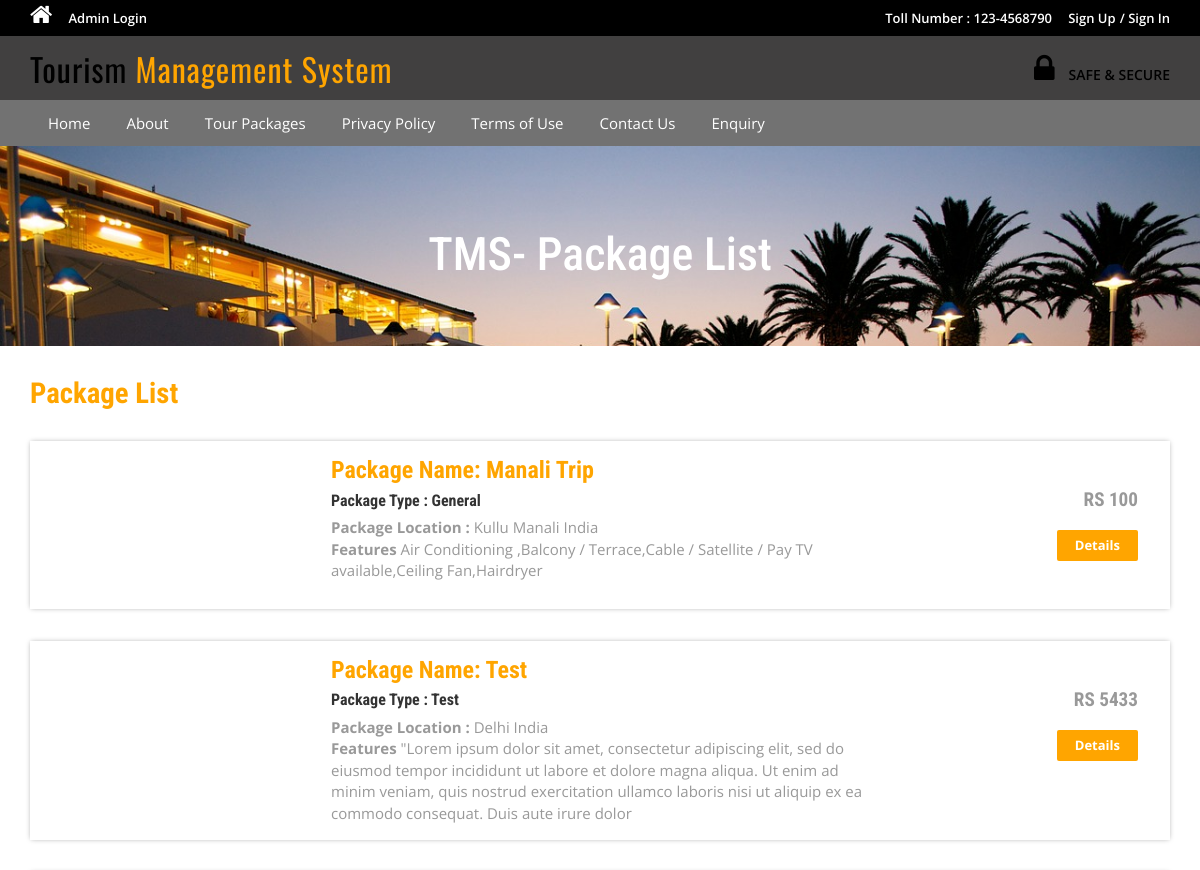
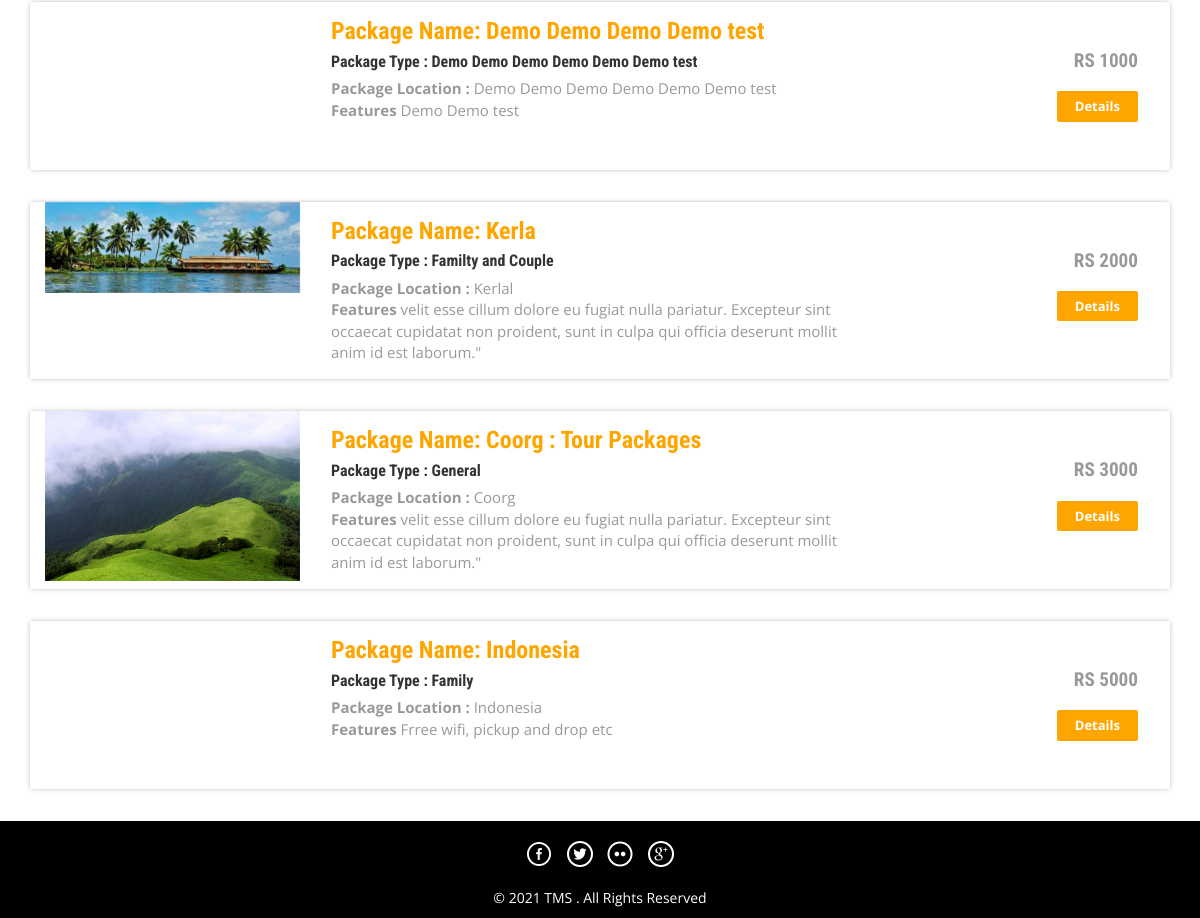
The app's page /package-list.php with its own data (2 pictures, top to bottom).
### tables this page shows
CREATE TABLE `tbltourpackages` (
  `PackageId` int(11) NOT NULL,
  `PackageName` varchar(200) DEFAULT NULL,
  `PackageType` varchar(150) DEFAULT NULL,
  `PackageLocation` varchar(100) DEFAULT NULL,
  `PackagePrice` int(11) DEFAULT NULL,
  `PackageFetures` varchar(255) DEFAULT NULL,
  `PackageDetails` mediumtext DEFAULT NULL,
  `PackageImage` varchar(100) DEFAULT NULL,
  `Creationdate` timestamp NULL DEFAULT current_timestamp(),
  `UpdationDate` timestamp NULL DEFAULT NULL ON UPDATE current_timestamp()
);

### package-list.php (the view, shortened to what this page needs)
<?php
include('includes/config.php');
?>
<!DOCTYPE HTML>
<html>
<head>
<link href="css/bootstrap.css" rel='stylesheet' type='text/css' />
<link href="css/style.css" rel='stylesheet' type='text/css' />
<link href="css/font-awesome.css" rel="stylesheet">
<link href="css/animate.css" rel="stylesheet" type="text/css" media="all">
</head>
<body>
<?php include('includes/header.php');?>
<div class="slider-3">
	<div class="container">
		<h1 class="wow zoomIn animated animated" data-wow-delay=".5s" style="visibility: visible; animation-delay: 0.5s; animation-name: zoomIn;"> TMS- Package List</h1>
	</div>
</div>
<div class="rooms">
	<div class="container">
		<div class="room-bottom">
			<h3>Package List</h3>
<?php $sql = "SELECT * from tbltourpackages";
$query = $dbh->prepare($sql);
$query->execute();
$results=$query->fetchAll(PDO::FETCH_OBJ);
if($query->rowCount() > 0)
{
foreach($results as $result)
{	?>
			<div class="rom-btm">
				<div class="col-md-3 room-left wow fadeInLeft animated" data-wow-delay=".5s">
					<img src="admin/pacakgeimages/<?php echo htmlentities($result->PackageImage);?>" class="img-responsive" alt="">
				</div>
				<div class="col-md-6 room-midle wow fadeInUp animated" data-wow-delay=".5s">
					<h4>Package Name: <?php echo htmlentities($result->PackageName);?></h4>
					<h6>Package Type : <?php echo htmlentities($result->PackageType);?></h6>
					<p><b>Package Location :</b> <?php echo htmlentities($result->PackageLocation);?></p>
					<p><b>Features</b> <?php echo htmlentities($result->PackageFetures);?></p>
				</div>
				<div class="col-md-3 room-right wow fadeInRight animated" data-wow-delay=".5s">
					<h5>RS <?php echo htmlentities($result->PackagePrice);?></h5>
					<a href="package-details.php?pkgid=<?php echo htmlentities($result->PackageId);?>" class="view">Details</a>
				</div>
				<div class="clearfix"></div>
			</div>
<?php }} ?>
		</div>
	</div>
</div>
<?php include('includes/footer.php');?>
</body>
</html>

### includes/header.php (shortened to what this page needs)
<?php if($_SESSION['login'])
{?>
<div class="top-header">
	<div class="container">
		<ul class="tp-hd-lft wow fadeInLeft animated" data-wow-delay=".5s">
			<li class="hm"><a href="index.html"><i class="fa fa-home"></i></a></li>
			<li class="prnt"><a href="profile.php">My Profile</a></li>
				<li class="prnt"><a href="change-password.php">Change Password</a></li>
			<li class="prnt"><a href="tour-history.php">My Tour History</a></li>
			<li class="prnt"><a href="issuetickets.php">Issue Tickets</a></li>
		</ul>
		<ul class="tp-hd-rgt wow fadeInRight animated" data-wow-delay=".5s">
			<li class="tol">Welcome :</li>
			<li class="sig"><?php echo htmlentities($_SESSION['login']);?></li>
			<li class="sigi"><a href="logout.php" >/ Logout</a></li>
        </ul>
		<div class="clearfix"></div>
	</div>
</div><?php } else {?>
<div class="top-header">
	<div class="container">
		<ul class="tp-hd-lft wow fadeInLeft animated" data-wow-delay=".5s">
			<li class="hm"><a href="index.php"><i class="fa fa-home"></i></a></li>
				<li class="hm"><a href="admin/index.php">Admin Login</a></li>
		</ul>
		<ul class="tp-hd-rgt wow fadeInRight animated" data-wow-delay=".5s">
			<li class="tol">Toll Number : 123-4568790</li>
			<li class="sig"><a href="#" data-toggle="modal" data-target="#myModal" >Sign Up</a></li>
			<li class="sigi"><a href="#" data-toggle="modal" data-target="#myModal4" >/ Sign In</a></li>
        </ul>
		<div class="clearfix"></div>
	</div>
</div>
<?php }?>
<div class="header">
	<div class="container">
		<div class="logo wow fadeInDown animated" data-wow-delay=".5s">
			<a href="index.php">Tourism <span>  Management System</span></a>
		</div>
		<div class="lock fadeInDown animated" data-wow-delay=".5s">
			<li><i class="fa fa-lock"></i></li>
            <li><div class="securetxt">SAFE &amp; SECURE </div></li>
		</div>
		<div class="clearfix"></div>
	</div>
</div>
<div class="footer-btm wow fadeInLeft animated" data-wow-delay=".5s">
	<div class="container">
	<div class="navigation">
			<nav class="navbar navbar-default">
				<div class="collapse navbar-collapse nav-wil" id="bs-example-navbar-collapse-1">
					<nav class="cl-effect-1">
						<ul class="nav navbar-nav">
							<li><a href="index.php">Home</a></li>
							<li><a href="page.php?type=aboutus">About</a></li>
								<li><a href="package-list.php">Tour Packages</a></li>
								<li><a href="page.php?type=privacy">Privacy Policy</a></li>
								<li><a href="page.php?type=terms">Terms of Use</a></li>
								<li><a href="contact.php">Contact Us</a></li>
								<?php if($_SESSION['login'])
{?>
								<li>Need Help?<a href="#" data-toggle="modal" data-target="#myModal3"> / Write Us </a>  </li>
								<?php } else { ?>
								<li><a href="enquiry.php"> Enquiry </a>  </li>
								<?php } ?>
								<div class="clearfix"></div>
						</ul>
					</nav>
				</div>
			</nav>
		</div>
	</div>
</div>

### includes/footer.php
<div class="copy-right">
	<div class="container">
		<div class="footer-social-icons wow fadeInDown animated animated" data-wow-delay=".5s" style="visibility: visible; animation-delay: 0.5s; animation-name: fadeInDown;">
			<ul>
				<li><a class="facebook" href="#"><span>Facebook</span></a></li>
				<li><a class="twitter" href="#"><span>Twitter</span></a></li>
				<li><a class="flickr" href="#"><span>Flickr</span></a></li>
				<li><a class="googleplus" href="#"><span>Google+</span></a></li>
		    </ul>
		</div>
		<p class="wow zoomIn animated animated" data-wow-delay=".5s" style="visibility: visible; animation-delay: 0.5s; animation-name: zoomIn;">© 2021 TMS . All Rights Reserved  </p>
	</div>
</div>

### css/style.css (style rules this page uses)
html, body { font-size: 100%; background: #fff; font-family: 'Open Sans', sans-serif; }
body a,.grid_1,plan_1,plan_1.one,plan_1.two,i.icon1, i.icon2, i.icon3, i.icon4, i.icon5, i.icon6 { transition:0.5s all; -webkit-transition:0.5s all; -moz-transition:0.5s all; -o-transition:0.5s all; -ms-transition:0.5s all; }
h1,h2,h3,h4,h5,h6 { margin:0; font-family: 'Roboto Condensed', sans-serif; }
p { margin:0; }
ul { margin:0; padding:0; }
.logo a { color: #000000; letter-spacing: 1px; font-size: 2em; font-weight: 400; display: block; text-decoration: none; font-family: 'Oswald', sans-serif; }
.logo span { color:#ffa500; }
i.fa.fa-home { font-size: 24px; }
.top-header { background-color: #000000; border-bottom: 0 none; height: 36px; line-height: 35px; }
ul.tp-hd-lft { float: left; }
ul.tp-hd-lft li { display: inline-block; }
li.hm,li.prnt { margin-right: 12px; }
ul.tp-hd-lft a { font-size: 13px; font-weight: 600; color:#fff; }
ul.tp-hd-rgt { float:right; }
ul.tp-hd-rgt li { display: inline-block; font-size: 13px; font-weight: 600; color:#fff; }
ul.tp-hd-rgt a { font-size: 13px; font-weight: 600; color:#fff; }
li.ned,li.wrt,li.tol { margin-right: 12px; }
.header { background-color: rgb(65, 64, 64); margin: 0; padding: 10px 0 8px; }
.logo a { display: block; }
.logo { float: left; margin-right: 60px; }
.lock { float: right; margin-top: 7px; }
.securetxt { color: #000000; line-height: 18px; margin-top: 0px; font-size: 14px; font-weight:600; }
.lock li { display: inline-block; }
i.fa.fa-lock { color:#000000; font-size: 2em; padding-right: 10px; }
.footer-btm li { display: inline-block; margin: 0 10px; font-size: 14px; color: #fff; }
.footer-btm li a { font-size: 15px; color: #fff; display: inline-block; padding: 5px 8px; }
.footer-btm { background:#727272; padding: 0.5em 0; text-align:center; }
.copy-right p { color:#fff; font-size:14px; line-height: 1.8em; }
.copy-right { background:#000000; text-align: center; padding: 0.5em 0; }
a.view { padding: 6px 18px; font-weight: 700; color: #fff; background-color: #ffa500; border: 0; font-size: 13px; border-radius: 2px; -webkit-transition: all .2s; -moz-transition: all .2s; transition: all .2s; margin-top: 20px; display: inline-block; }
.slider-3 { background: url(../images/6.jpg)no-repeat; background-size: cover; -webkit-background-size: cover; -o-background-size: cover; -ms-background-size: cover; -moz-background-size: cover; min-height:200px; }
.slider-3 h1 { font-size: 50px; margin-bottom: 40px; padding: 1.5em 0 0; text-align: center; color: #fff; }
.rom-btm { margin-top: 2em; box-shadow: 0px 0px 5px -1px rgba(0, 0, 0, 0.37); }
.room-bottom h3 { font-size: 1.8em; font-weight: 700; color: #ffa500; }
.room-bottom { padding: 2em 0; }
.rom-btm h4 { font-size: 1.5em; font-weight: 700; color: #ffa500; }
.rom-btm p { font-size: 15px; color: #999; }
.rom-btm h6 { font-size: 1em; font-weight: 700; margin: 0.5em 0; }
.room-right { text-align: right; padding: 3em 2em; }
.room-midle { padding: 1em; }
.rom-btm h5 { font-size: 1.2em; font-weight: 700; color: #999; }
.footer-social-icons ul li { display:inline-block; margin:0 0.2em; }
.footer-social-icons ul li a { width:30px; height:30px; background:url('../images/img-sprite.png') no-repeat 0px 0px; display:inline-block; position: relative; }
.footer-social-icons ul li a.facebook { background-position:0px 0px; }
.footer-social-icons ul li a.twitter { background-position:-30px 0px; }
.footer-social-icons ul li a.flickr { background-position:-60px 0px; }
.footer-social-icons ul li a.googleplus { background-position:-90px 0px; }
.footer-social-icons { margin: 10px 0 10px; }
.navbar-default { background-color: #727272 !important; border-color: #727272 !important; }
.navbar { min-height: 0px !important; margin-bottom:0px !important; border-radius:0px !important; border: none !important; }
ul.nav.navbar-nav li a { font-size: 15px ; color: #fff; display: inline-block; padding: 5px 8px; }
.navbar-collapse { padding-right: 0px !important; padding-left: 0px !important; }
.slider-1 h1,.slider-2 h1,.slider-3 h1 { padding: 1.8em 0 0; font-size: 46px; }

### records on screen
tbltourpackages: PackageName "Manali Trip", PackageType "General", PackageLocation "Kullu Manali India", PackageFetures "Air Conditioning ,Balcony / Terrace,Cable / Satellite / Pay TV available,Ceiling Fan,Hairdryer", PackagePrice "100"
tbltourpackages: PackageName "Test", PackageType "Test", PackageLocation "Delhi India", PackageFetures "\"Lorem ipsum dolor sit amet, consectetur adipiscing elit, sed do eiusmod tempor incididunt ut labore et dolore magna aliqua. Ut enim ad minim veniam, quis nostrud exercitation ullamco laboris nisi ut aliquip ex ea commodo consequat. Duis aute irure dolor", PackagePrice "5433"
tbltourpackages: PackageName "Demo Demo Demo Demo test", PackageType "Demo Demo Demo Demo Demo Demo test", PackageLocation "Demo Demo Demo Demo Demo Demo test", PackageFetures "Demo Demo test", PackagePrice "1000"
tbltourpackages: PackageImage (picture), PackageName "Kerla", PackageType "Familty and Couple", PackageLocation "Kerlal", PackageFetures "velit esse cillum dolore eu fugiat nulla pariatur. Excepteur sint occaecat cupidatat non proident, sunt in culpa qui officia deserunt mollit anim id est laborum.\"", PackagePrice "2000"
tbltourpackages: PackageImage (picture), PackageName "Coorg : Tour Packages", PackageType "General", PackageLocation "Coorg", PackageFetures "velit esse cillum dolore eu fugiat nulla pariatur. Excepteur sint occaecat cupidatat non proident, sunt in culpa qui officia deserunt mollit anim id est laborum.\"", PackagePrice "3000"
tbltourpackages: PackageName "Indonesia", PackageType "Family", PackageLocation "Indonesia", PackageFetures "Frree wifi, pickup and drop etc", PackagePrice "5000"
